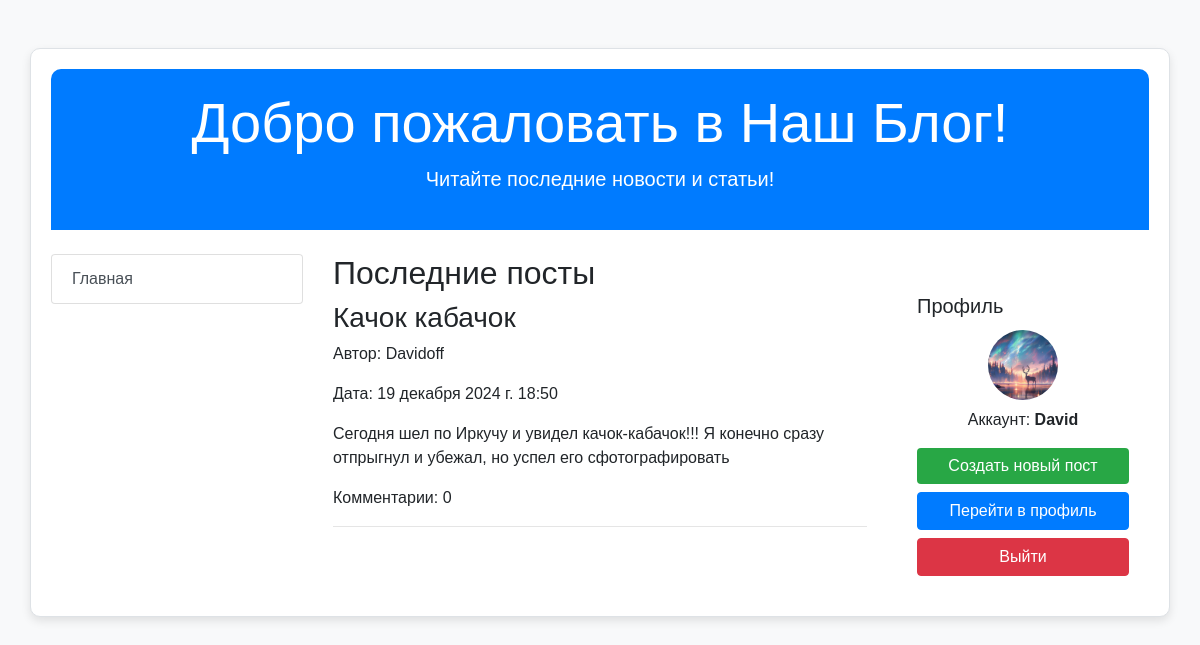
Page /miniblog/ (signed in) on the committed database.
### miniblog/models.py (models this page shows, shortened)
class Post(models.Model):
    author = models.ForeignKey(settings.AUTH_USER_MODEL, on_delete=models.CASCADE)
    title = models.CharField(max_length=200)  # Заголовок поста
    content = models.TextField()  # Содержимое поста
    created_at = models.DateTimeField(auto_now_add=True)  # Дата и время публикации
    @property
    def comment_count(self):
        return self.comments.count()  # Предполагается, что у вас есть модель комментариев

class User(AbstractUser):
    username = models.CharField(max_length=200, verbose_name='Имя пользователя', unique=True)
    email = models.EmailField(max_length=200, verbose_name='Email', unique=True)
    password = models.CharField(max_length=200, verbose_name='Пароль')
    avatar = models.FileField(verbose_name='Аватар', blank=False)
    USERNAME_FIELD = 'username'
    def __str__(self):
        return self.username

### miniblog/views.py (the view)
# urls.py: path('', IndexView.as_view(), name='index'),
class IndexView(generic.ListView):
    template_name = 'blog/index.html'
    context_object_name = 'posts'
    paginate_by = 50  # Количество постов на странице
    def get_queryset(self):
        return Post.objects.order_by('-created_at')  # Сортировка по дате публикации

### miniblog/templates/blog/index.html (shortened to what this page needs)
{% extends "layout/basic.html" %}
{% block content %}
  <h2>Последние посты</h2>
  {% for post in posts %}
    <div class="post">
      <h3>{{ post.title }}</h3>
      <p>Автор: {{ post.author.username }}</p>
      <p>Дата: {{ post.created_at }}</p>
      <p>{{ post.content }}</p>
      <p>Комментарии: {{ post.comment_count }}</p>
      <hr>
    </div>
  {% endfor %}
{% endblock %}

### miniblog/templates/layout/basic.html (shortened to what this page needs)
<!doctype html>
<html lang="ru">
<head>
    {% load bootstrap4 %}
    {% bootstrap_css %}
    {% load static %}
    <link rel="stylesheet" href="{% static 'css/styles.css' %}"/>
</head>
<body>
<div class="container mt-5">
    <header class="text-center mb-4">
        <h1 class="display-4">Добро пожаловать в Наш Блог!</h1>
        <p class="lead">Читайте последние новости и статьи!</p>
    </header>
    <div class="row">
        <nav class="col-md-3">
            {% block sidebar %}
                <div class="list-group">
                    <a href="{% url 'miniblog:index' %}" class="list-group-item list-group-item-action">Главная</a>
                </div>
            {% endblock %}
        </nav>
        <main class="col-md-6">
            {% block content %}{% endblock %}
        </main>
        <aside class="col-md-3">
            <div class="card">
                <div class="card-body">
                    <h5 class="card-title">Профиль</h5>
                    {% if user.is_authenticated %}
                        <div class="text-center">
                            {% if user.avatar %}
                                <img src="{{ user.avatar.url }}" alt="{{ user.avatar.title }}" class="img-fluid rounded-circle" style="width: 70px; height: 70px;"/>
                            {% else %}
                                <div class="bg-light rounded-circle" style="width: 70px; height: 70px;"></div>
                            {% endif %}
                            <p class="mt-2">Аккаунт: <strong>{{ user }}</strong></p>
                        </div>
                        <a href="{% url 'miniblog:create_post' %}" class="btn btn-success btn-block">Создать новый пост</a>
                        <a href="{% url 'miniblog:profile' %}" class="btn btn-primary btn-block">Перейти в профиль</a>
                        <a href="{% url 'miniblog:logout' %}" class="btn btn-danger btn-block">Выйти</a>
                    {% else %}
                        <a href="{% url 'miniblog:login' %}" class="btn btn-success btn-block">Войти</a>
                        <a href="{% url 'miniblog:register' %}" class="btn btn-secondary btn-block">Регистрация</a>
                    {% endif %}
                </div>
            </div>
        </aside>
    </div>
</div>
</body>
</html>

### miniblog/static/css/styles.css (style rules this page uses)
body { background-color: #f8f9fa; font-family: 'Arial', sans-serif; }
.container { border: 1px solid #dee2e6; border-radius: 10px; box-shadow: 0 4px 10px rgba(0, 0, 0, 0.1); background-color: #ffffff; padding: 20px; }
header { background-color: #007bff; color: #ffffff; padding: 20px; border-radius: 10px 10px 0 0; }
.list-group-item { transition: background-color 0.3s; }
.card { margin-top: 20px; border: none; }
.btn-success { background-color: #28a745; border: none; }
.img-fluid { max-width: 100%; height: auto; border-radius: 10px; object-fit: cover; }

### rows in the picture
Post: title "Качок кабачок", author.username "Davidoff", created_at "19 декабря 2024 г. 18:50", content "Сегодня шел по Иркучу и увидел качок-кабачок!!! Я конечно сразу отпрыгнул и убежал, но успел его сфотографировать", comment_count "0"
User: avatar (picture), username "David"
